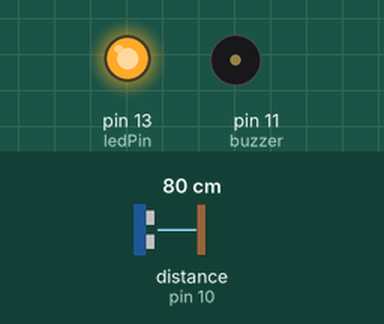
The sketch below on a simulated Arduino Uno, built with avr-gcc and run on an emulated ATmega328P. On the bench: output pins drawn as LEDs (lit = HIGH), buzzer (waves = sounding). Wiring (inferred from the names in the program): ultrasonic range finder: trigger pin 9; echo pin 10. The test bench sets the inputs (shaded band); at power-on: distance to the obstacle (sensor on pin 10) 80 cm. The echo pulse lasts 58.3 µs per cm; pins used as bus, display or sensor lines are not drawn.

Above: at 1.2 s.
1.3 s: distance to the obstacle (sensor on pin 10) set to 56 cm
2.8 s: distance to the obstacle (sensor on pin 10) set to 46 cm
At 3.02 s:
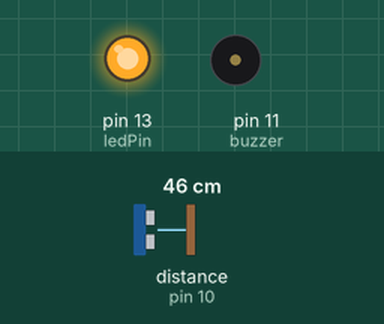
5.8 s: distance to the obstacle (sensor on pin 10) set to 19 cm
At 6.6 s:
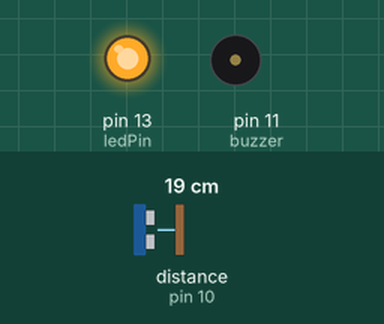
8.8 s: distance to the obstacle (sensor on pin 10) set to 14 cm
10.3 s: distance to the obstacle (sensor on pin 10) set to 35 cm
At 10.66 s:
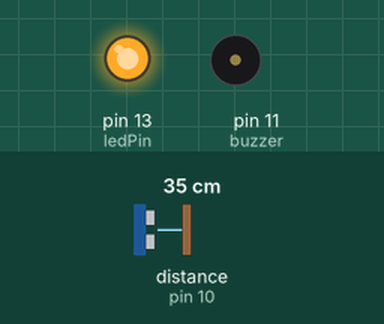
Timing chart, 0 to 14.3 s (numbered marks = the images above; inputs shaded):
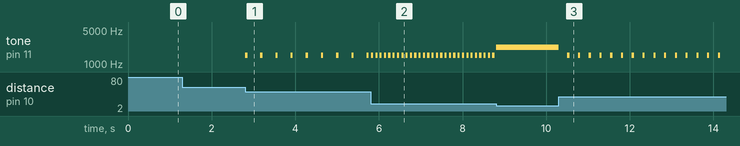

The sketch:

Smart_Blind_Stick.ino
```cpp
const int trigPin = 9;
const int echoPin = 10;
const int buzzer = 11;
const int ledPin = 13;

long duration;
int distance;
int safetyDistance;

unsigned long previousMillis = 0;
unsigned long buzzerOnMillis = 0;
bool isBuzzerActive = false;

void setup() {
  pinMode(trigPin, OUTPUT);
  pinMode(echoPin, INPUT);
  pinMode(buzzer, OUTPUT);
  pinMode(ledPin, OUTPUT);

  digitalWrite(ledPin, HIGH);
}

void loop() {
  digitalWrite(trigPin, LOW);
  delayMicroseconds(2);
  digitalWrite(trigPin, HIGH);
  delayMicroseconds(10);
  digitalWrite(trigPin, LOW);

  duration = pulseIn(echoPin, HIGH, 12000);

  if (duration == 0) {
    distance = 100;
  } else {
    distance = (duration / 2) / 29.1;
  }

  safetyDistance = distance;
  unsigned long currentMillis = millis();

  if (safetyDistance > 15 && safetyDistance <= 50) {
    int delayTime = map(safetyDistance, 15, 50, 15, 350);

    if (!isBuzzerActive && (currentMillis - previousMillis >= delayTime)) {
      tone(buzzer, 1500);
      isBuzzerActive = true;
      buzzerOnMillis = currentMillis;
    }

    if (isBuzzerActive && (currentMillis - buzzerOnMillis >= 50)) {
      noTone(buzzer);
      isBuzzerActive = false;
      previousMillis = currentMillis;
    }
  }
  else if (safetyDistance > 0 && safetyDistance <= 15) {
    tone(buzzer, 2200);
    isBuzzerActive = true;
  }
  else {
    noTone(buzzer);
    isBuzzerActive = false;
  }
}
```

Measured:
- the behaviour switches between 51 and 50 cm on distance to the obstacle (sensor on pin 10) (found by bisection; images 0 and 1)
- after the input at 1.3 s, every drawn part: stays the same
- after the input at 2.8 s, tone on pin 11 (buzzer): alternates 1500 Hz for 0.05 s and silent for 0.31 s, starting at once
- after the input at 5.8 s, tone on pin 11 (buzzer): alternates 1500 Hz for 0.05 s and silent for 0.05 s, starting at once
- after the input at 10.3 s, tone on pin 11 (buzzer): alternates 1500 Hz for 0.05 s and silent for 0.21 s, starting at once
